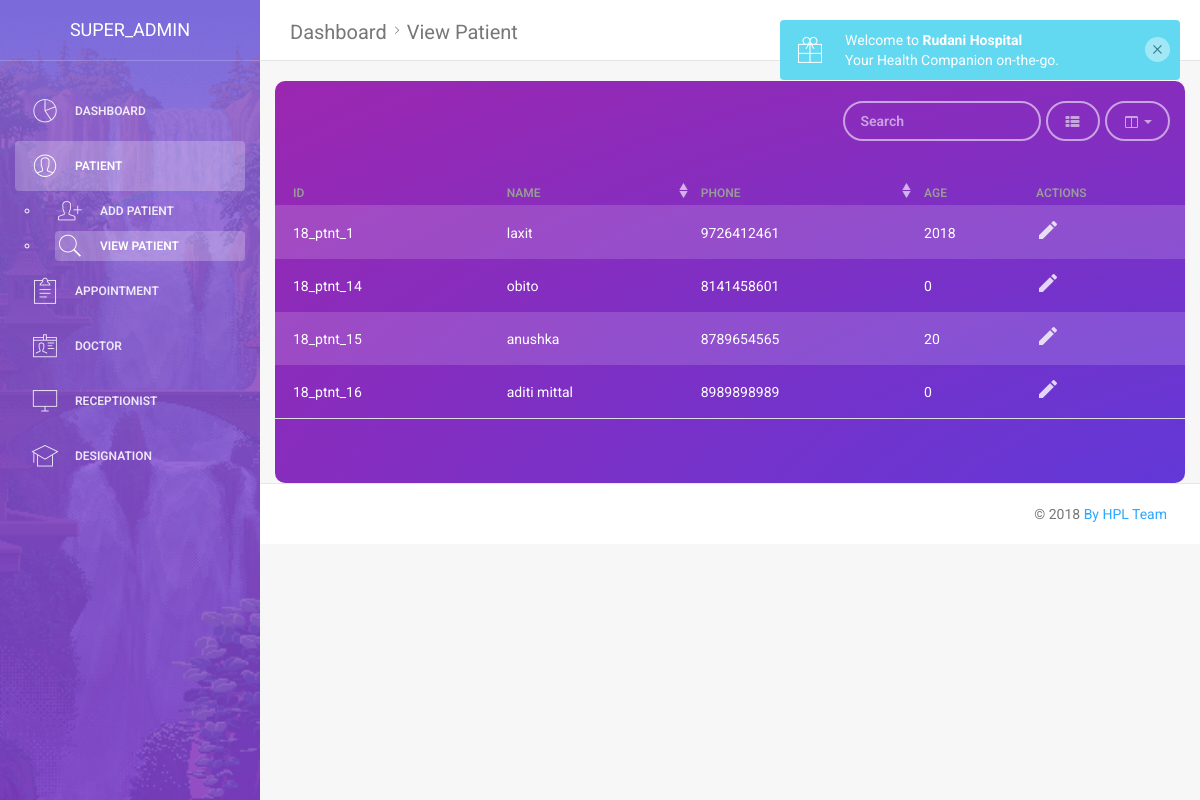
Before: /view_patient.php (signed in) with the older database file.
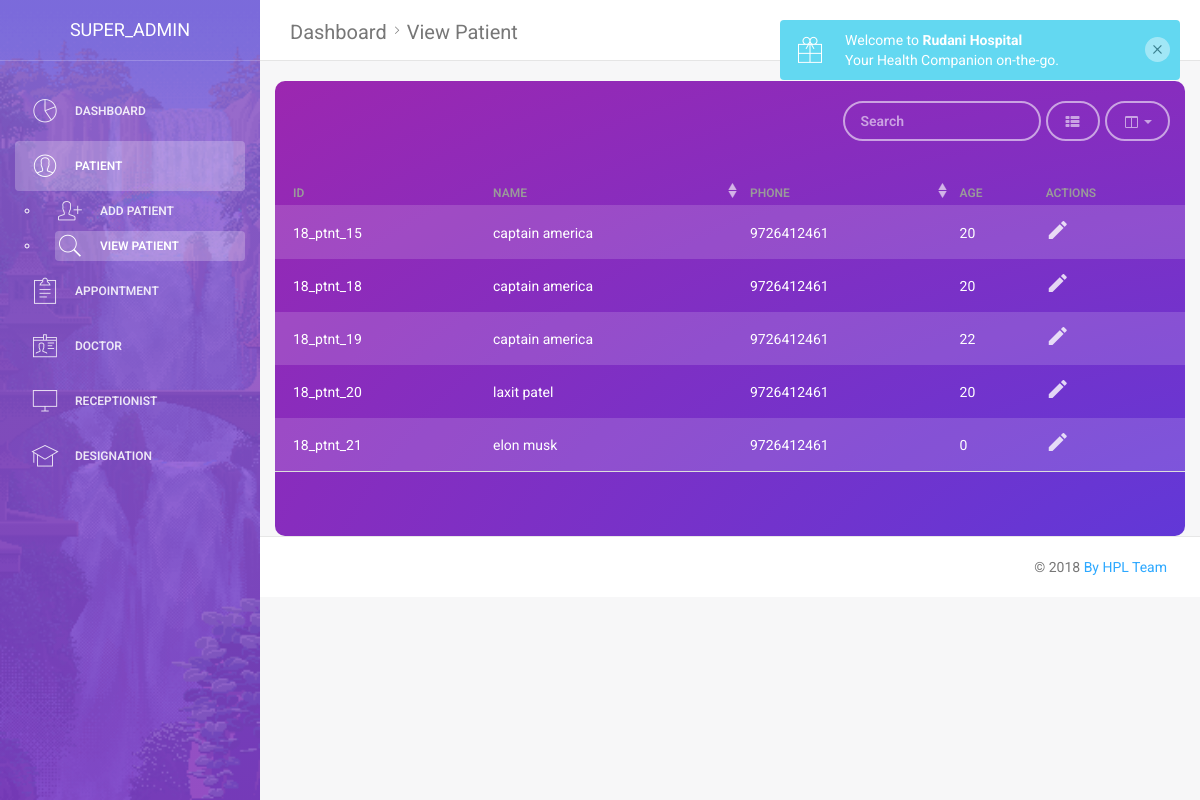
After: the same page with the newer database file.
### tables this page shows
CREATE TABLE `patient` (
  `count` int(10) NOT NULL,
  `patient_id` varchar(15) NOT NULL,
  `patient_name` varchar(30) NOT NULL,
  `patient_gender` varchar(10) NOT NULL,
  `patient_email` varchar(50) NOT NULL,
  `patient_phone` varchar(15) NOT NULL,
  `patient_dob` date NOT NULL,
  `patient_type` tinyint(1) NOT NULL,
  `patient_address` varchar(100) NOT NULL,
  `patient_password` varchar(50) NOT NULL,
  `relative_name` varchar(30) NOT NULL,
  `relative_contact` varchar(15) NOT NULL,
  `added_by` varchar(15) NOT NULL,
  `doj` timestamp(6) NOT NULL DEFAULT CURRENT_TIMESTAMP(6)
);

### assets/modules/global_module.php (the view, shortened to what this page needs)
<?php
function fetch_data($query,$type)
{
	include("assets/modules/db_config.php");
	$result = mysqli_query($conn,$query);
	if($result)
	{
		if($type == "login")
		{
		$count = mysqli_num_rows($result);
			if($count == 1)
			{
				return TRUE;
			}
			else
			{
				return FALSE;
			}
		}
		elseif($type == "count")
		{
			$count = mysqli_num_rows($result);
			return $count;
		}
		elseif($type == "result")
		{
			 $res = mysqli_query($conn,$query);
			 return $res;
		}
	}
	else
	{
		return "Fetch Error";
	}
}
function view_table($for)
{
    include("assets/modules/db_config.php");
    if($for == "patient")
    {
        $query = "select * from patient";
        $result = mysqli_query($conn,$query);
        if($result)
        {
            while($row = mysqli_fetch_array($result)) {
                $age = date_diff(date_create($row[6]), date_create('today'))->y;
                $id = $row[1];
                echo "<tr>
                <td>$id</td>
                <td>$row[2]</td>
                <td>$row[5]</td>
                <td>$age</td>
                <td > <a href='view_patient_profile.php?id=$id'> <i class='material-icons'>edit</i></a></td>
                </tr>";
            }
        }
    }
}
?>

### view_patient.php (shortened to what this page needs)
<?php
include("assets/modules/global_module.php");
if(isset($_GET["id"]))
{
    $id = $_GET["id"];
}
elseif(isset($_SESSION["admin_token"]))
{
    $id = $_SESSION["admin_token"];
}
$result = fetch_data("select * from admin where admin_id= '$id'","result");
$data = mysqli_fetch_assoc($result);
?>
<!doctype html>
<html lang="en">
<head>
    <link href="assets/css/bootstrap.min.css" rel="stylesheet" />
    <link href="assets/css/animate.min.css" rel="stylesheet"/>
    <link href="assets/css/light-bootstrap-dashboard.css?v=1.4.0" rel="stylesheet"/>
    <link href="assets/css/fresh-bootstrap-table.css" rel="stylesheet" />
    <link href="http://maxcdn.bootstrapcdn.com/font-awesome/4.2.0/css/font-awesome.min.css" rel="stylesheet">
    <link href="assets/css/pe-icon-7-stroke.css" rel="stylesheet" />
</head>
<body>
<div class="wrapper">
    <div class="sidebar" data-color="purple" data-image="assets/img/waterfall.gif" >
        <div class="sidebar-wrapper">
            <div class="logo">
                <a href="#" class="simple-text">
                    <?php echo $data["admin_name"]?>
                </a>
            </div>
            <ul class="nav">
                <li >
                    <a href="dashboard_admn.php">
                        <i class="pe-7s-graph"></i>
                        <p>Dashboard</p>
                    </a>
                </li>
                <li class="active">
                    <a href="add_patient.php" >
                        <i class="pe-7s-user"></i>
                        <p>Patient</p>
                    </a>
                    <ul>
                        <li>
                            <a href="add_patient.php" >
                                <i class="pe-7s-add-user"></i>
                                <p>Add Patient</p>
                            </a>
                        </li>
                        <li class="active">
                            <a href="add_patient.php" >
                                <i class="pe-7s-search"></i>
                                <p>View Patient</p>
                            </a>
                        </li>
                    </ul>
                </li>
                <li>
                    <a href="add_appointment.php">
                        <i class="pe-7s-note2"></i>
                        <p>Appointment</p>
                    </a>
                </li>
                <li >
                    <a href="add_doctor.php">
                        <i class="pe-7s-id"></i>
                        <p>Doctor</p>
                    </a>
                </li>
                <li >
                    <a href="add_receptionist.php">
                        <i class="pe-7s-monitor"></i>
                        <p>Receptionist</p>
                    </a>
                </li>
                <li >
                    <a href="add_designation.php">
                        <i class="pe-7s-study"></i>
                        <p>Designation</p>
                    </a>
                </li>
            </ul>
        </div>
    </div>
    <div class="main-panel">
        <nav class="navbar navbar-default navbar-fixed">
            <div class="container-fluid">
                <div class="navbar-header">
                    <a class="navbar-brand" href="#">Dashboard<i class="pe-7s-angle-right"></i>View Patient</a>
                </div>
                <div class="collapse navbar-collapse">
                    <ul class="nav navbar-nav navbar-right">
                        <li>
                            <a href="logout.php?for=<?php echo $data["admin_id"] ?>">
                                <p>Log out</p>
                            </a>
                        </li>
                    </ul>
                </div>
            </div>
        </nav>
<br>
        <div class="container-fluid">
            <div class="row">
                <div class="col-md-12">
                    <div class="fresh-table full-color-purple" >
                        <table id="fresh-table" class="table">
                            <thead>
                            <th data-field="id">ID</th>
                            <th data-field="name" data-sortable="true">Name</th>
                            <th data-field="country" data-sortable="true">Phone</th>
                            <th data-field="city">age</th>
                            <th  data-field="actions"  >Actions</th>
                            </thead>
                            <tbody>
                            <?php view_table("patient"); ?>
                            </tbody>
                        </table>
                    </div>
                </div>
            </div>
        </div>
        <footer class="footer">
            <div class="container-fluid">
                <p class="copyright pull-right">
                    &copy; <script>document.write(new Date().getFullYear())</script>
                    <a href="#">By HPL Team</a>
                </p>
            </div>
        </footer>
    </div>
</div>
</body>
</html>

Changed rows visible on the page:
removed patient: patient_id "18_ptnt_1", patient_name "laxit", patient_phone "9726412461", patient_dob "2018"
removed patient: patient_id "18_ptnt_14", patient_name "obito", patient_phone "8141458601", patient_dob "0"
removed patient: patient_id "18_ptnt_16", patient_name "aditi mittal", patient_phone "8989898989", patient_dob "0"
changed patient "18_ptnt_15": patient_name "anushka" → "captain america"; patient_phone "8789654565" → "9726412461"
added patient: patient_id "18_ptnt_18", patient_name "captain america", patient_phone "9726412461", patient_dob "20"
added patient: patient_id "18_ptnt_19", patient_name "captain america", patient_phone "9726412461", patient_dob "22"
added patient: patient_id "18_ptnt_20", patient_name "laxit patel", patient_phone "9726412461", patient_dob "20"
added patient: patient_id "18_ptnt_21", patient_name "elon musk", patient_phone "9726412461", patient_dob "0"
